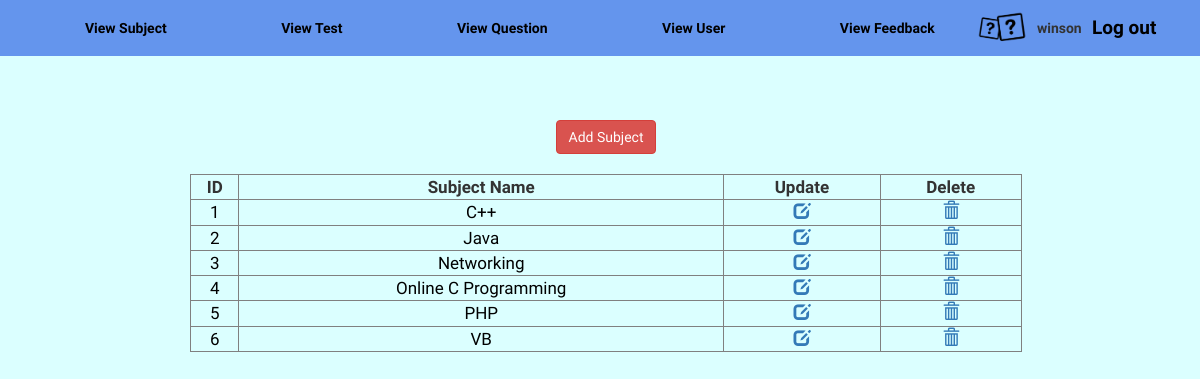
Page /adminViewSubject.php (signed in) on the committed database.
### tables this page shows
CREATE TABLE `quiz_subject` (
  `sub_id` int(5) NOT NULL,
  `sub_name` varchar(250) DEFAULT NULL
);

### adminViewSubject.php (the view, shortened to what this page needs)
<!DOCTYPE html>
<html>
<head>
<link rel="stylesheet" href="https://maxcdn.bootstrapcdn.com/bootstrap/3.3.6/css/bootstrap.min.css">
</head>
<body>
<?php include"adminMenu.php";?>
<center>
<div class="all-Table table-striped">
<table border="1px solid black" width="70%" >
<?php
include"database.php";
	$i=1;
	$result=mysqli_query($con,"select * from quiz_subject");
		echo "<tr><a class='btn btn-danger' href='adminSubjectAdd.php'>Add Subject</a></tr><br><br>";
		echo "<tr><th>ID</th><th>Subject Name</th><th>Update</th><th>Delete</th></tr>";
	while($test=mysqli_fetch_assoc($result)){
	$id=$test['sub_id'];
		echo"<tr><td><font color='black'>" .$i."</font></td>";
		echo"<td><font color='black'>" .$test['sub_name']."</font></td>";
		echo "<td><a href='editSubject.php?sub_id=$id'><span class='glyphicon glyphicon-edit'></span></a></td>";
		echo "<td><a href='deleteSubject.php?sub_id=$id'><span class='glyphicon glyphicon-trash'></span></a></td></tr>";
	$i++;
	}
?>
</table>
</div>
</center>
</body>
</html>

### adminViewSubject.php (style rules this page uses)
body { margin:0; background-color:#DBFFFF; }
table,td,th { border-collapse: collapse; text-align: center; font-size: 17px; }
.all-Table { position: absolute; margin: 10% 1%; width: 99%; }

### adminMenu.php (style rules this page uses)
* { font-family: 'Merienda One', cursive; }
p,span { font-family: 'Yeseva One', cursive; }

### rows in the picture
quiz_subject: sub_name "C++"
quiz_subject: sub_name "Java"
quiz_subject: sub_name "Networking"
quiz_subject: sub_name "Online C Programming"
quiz_subject: sub_name "PHP"
quiz_subject: sub_name "VB"

### other values in the picture
$_SESSION['loginAdmin'] "winson"
